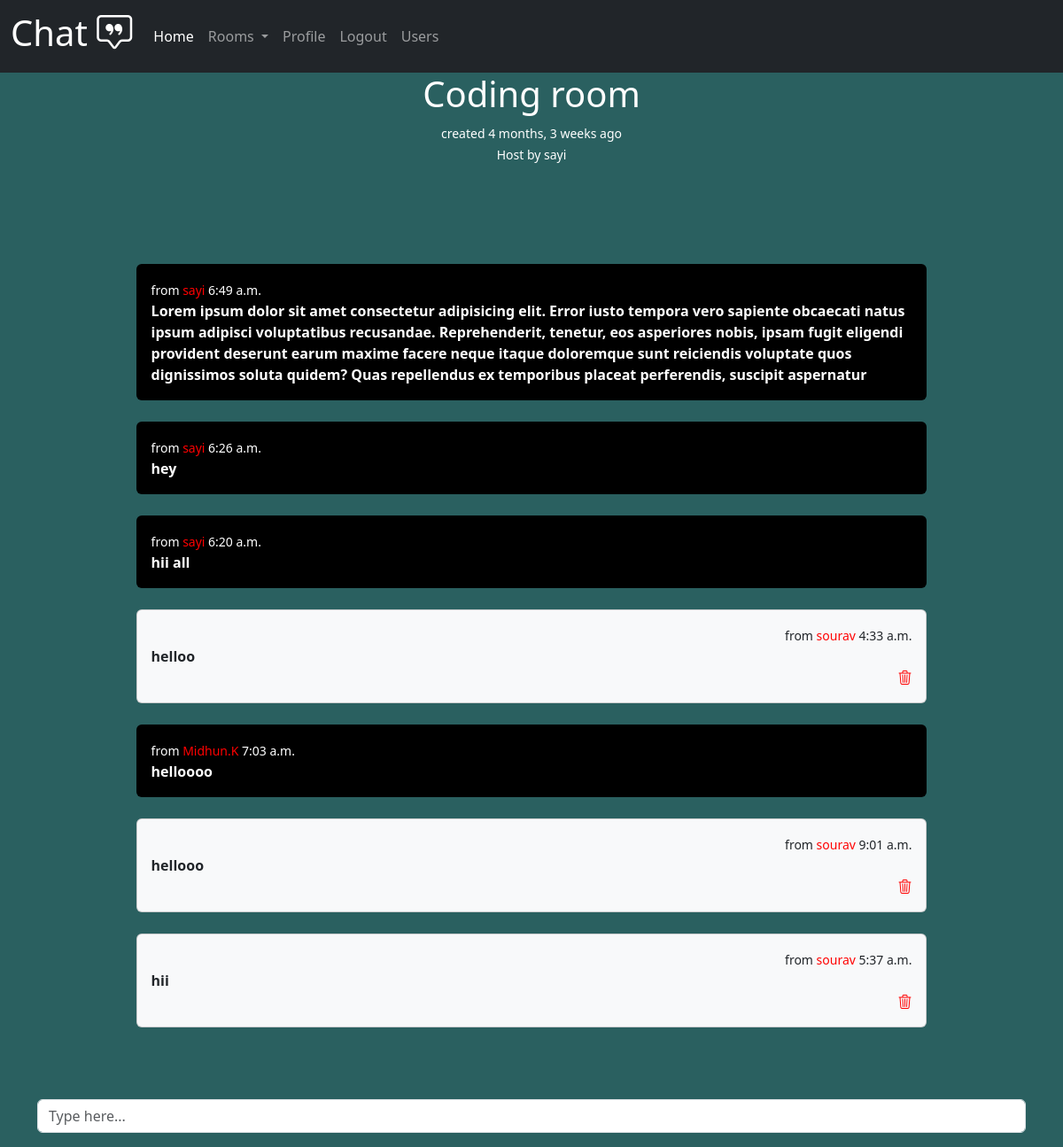
Page /room/35/ (signed in) on the earlier database version.
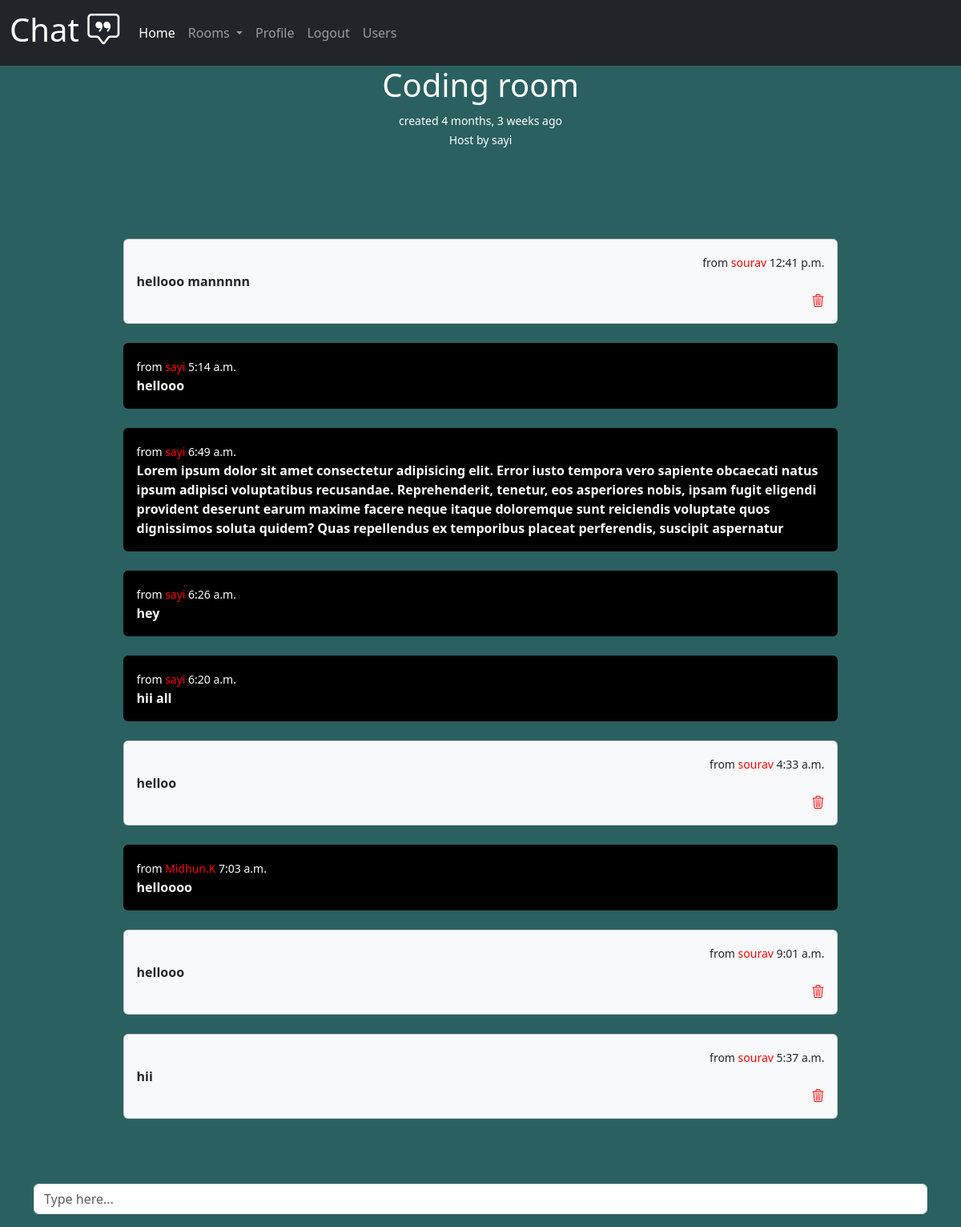
Same page on the later database version.
### home/models.py (models this page shows)
class Message(models.Model):
    body=models.TextField(max_length=1000,null=True,blank=True)
    user=models.ForeignKey(User,on_delete=models.CASCADE)
    rooms=models.ForeignKey(Rooms,on_delete=models.CASCADE)
    created=models.DateTimeField(auto_now=True)
    updated=models.DateTimeField(auto_now_add=True)
    class Meta:
        ordering=['-created']

### user/models.py (models this page shows)
class User(AbstractUser):
    email=models.EmailField(unique=True,null=True)
    img=models.ImageField(default='user.png',null=True)
    def __str__(self):
        return self.username
    class Meta:
        ordering=['-date_joined']
    USERNAME_FIELD='email'
    REQUIRED_FIELDS=[]

### home/views.py (the view, shortened to what this page needs)
# urls.py: path('room/<str:pk>/',views.room,name='room'),
@login_required(login_url='login')
def room(request,pk):
    rooms=Rooms.objects.get(id=pk)
    room_messages=rooms.message_set.all()
    context={'rooms':rooms,'room_messages':room_messages}
    return render(request,'room.html',context)

### home/templates/room.html (shortened to what this page needs)
{% extends 'main.html' %}
{% block content %}
<div class='text-white text-center '>
    <h1>{{rooms.name}}
        <br>
    </h1>
    <small>created {{rooms.created|timesince}} ago </small><br>
    <small>Host by {{rooms.user}} </small>
</div>
<div id='parent'>
    <div>
        {% for message in room_messages %}
            {% if message.user == request.user %}
            <div class="card text-end bg-light">
                <div class="card-body">
                    <small>from <a href={% url 'profile' message.user.id %}>{{message.user}}</a> {{message.created|time}}</small><br>
                    <div class='text-start'>
                        <b>{{message.body}}</b>
                    </div>
                    <a href={% url 'deletemessage' message.id %}><i class="bi bi-trash3"></i></a>
                </div>
            </div>
            <br>
            {% else %}
            <div class="card text-start bg-black text-white">
                <div class="card-body ">
                    <small>from <a href={% url 'profile' message.user.id %}>{{message.user}}</a> {{message.created|time}}</small><br>
                    <div class='text-start'>
                        <b>{{message.body}}</b><br>
                    </div>
                </div>
            </div>
            <br>
            {% endif %}
        {% endfor %}
    </div>
    <div class='fixed-bottom container mb-3'>
        <form method='POST' action=''>
            <input type='text' name='body' class='form-control' placeholder='Type here...' />
        </form>
    </div>
</div>
{% endblock content %}

Differences in the rows shown:
added Message: user "sourav", created "12:41 p.m.", body "hellooo mannnnn"
added Message: user "sayi", created "5:14 a.m.", body "hellooo"
